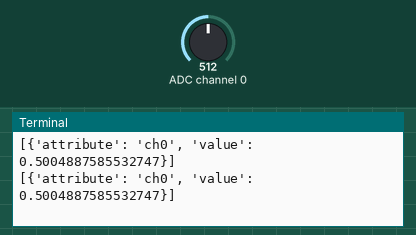
This program was run on a simulated Raspberry Pi (BCM pin numbers). On the bench: the last lines printed to the terminal. The inputs (shaded band) are chosen by the test bench; at power-on: ADC channel 0 = 512 (analog values on the 0–1023 scale).

Above: at 1.2 s.
1.3 s: ADC channel 0 set to 716
At 1.32 s:
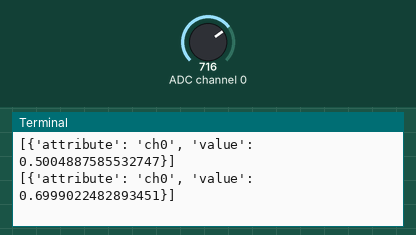
2.8 s: ADC channel 0 set to 900
At 2.83 s:
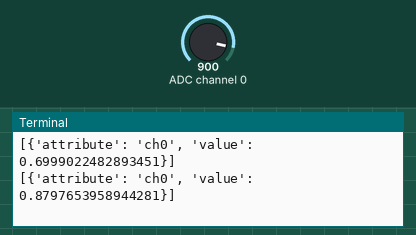
Timing chart, 0 to 5.8 s (numbered marks = the images above; inputs shaded):
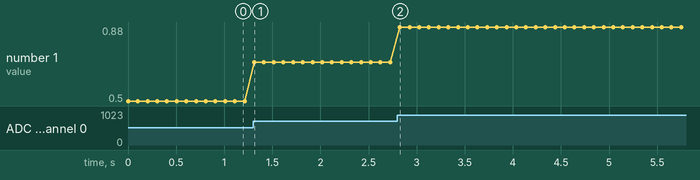

Measured:
- after the input at 1.3 s, the terminal: prints a new line at once (image 1)
- after the input at 2.8 s, the terminal: prints a new line at once (image 2)
- plotted number 1: 0.5 → 0.7 after the input at 1.3 s, 0.7 → 0.88 after the input at 2.8 s

The program:

MCP3008.py
```python
import spidev
from time import sleep
from sensor_interface import SensorInterface

class MCP3008(SensorInterface):

    def __init__(self, max_speed_hz = 100000, mode = 0x03, mask=0x01):
        self._max_speed_hz = max_speed_hz
        self._mode = mode
        self._mask = mask

        spi = spidev.SpiDev()
        spi.close()
        spi.open(0,0)
        spi.max_speed_hz = self._max_speed_hz
        spi.mode = self._mode

        self._spi = spi

    def analog_read(self, channel):
        r = self._spi.xfer2([1, (8 + channel) << 4, 0])
        adc_out = ((r[1]&3) << 8) + r[2]
        return adc_out

    def get_sensor_name(self):
        return 'MCP3008'

    def get_sensor_attributes(self):
        attrib = [
            {'name': 'max_speed_hz', 'value': self._max_speed_hz},
            {'name': 'mode', 'value': self._mode},
        ]
        return attrib

    def get_sensor_values(self):
        reading = [
            {'attribute': f'ch{d}', 'value': self.analog_read(d) / 1023.0}
        for d in range(0, 8) if (1 << d) & self._mask != 0]
        return reading

if __name__ == "__main__":
    mcp3008 = MCP3008()

    print(mcp3008.get_sensor_attributes())
    while True:
      values = mcp3008.get_sensor_values()
      print(values)
      sleep(0.1)
```

sensor_interface.py
```python
from abc import ABCMeta, abstractmethod

class SensorInterface(object, metaclass=ABCMeta):

    def __init__(self):
        pass

    @abstractmethod
    def get_sensor_name(self):
        return 'dummy'

    @abstractmethod
    def get_sensor_values(self):
        values = [
            {'attribute': 'valueA', 'value': 10},
            {'attribute': 'valueB', 'value': 20},
        ]
        return values

    @abstractmethod
    def get_sensor_attributes(self):
        attributes = [
            {'name': 'attributeA', 'value': 'abc' },
            {'name': 'attributeB', 'value': 'xyz' }
        ]

        return attributes
```
